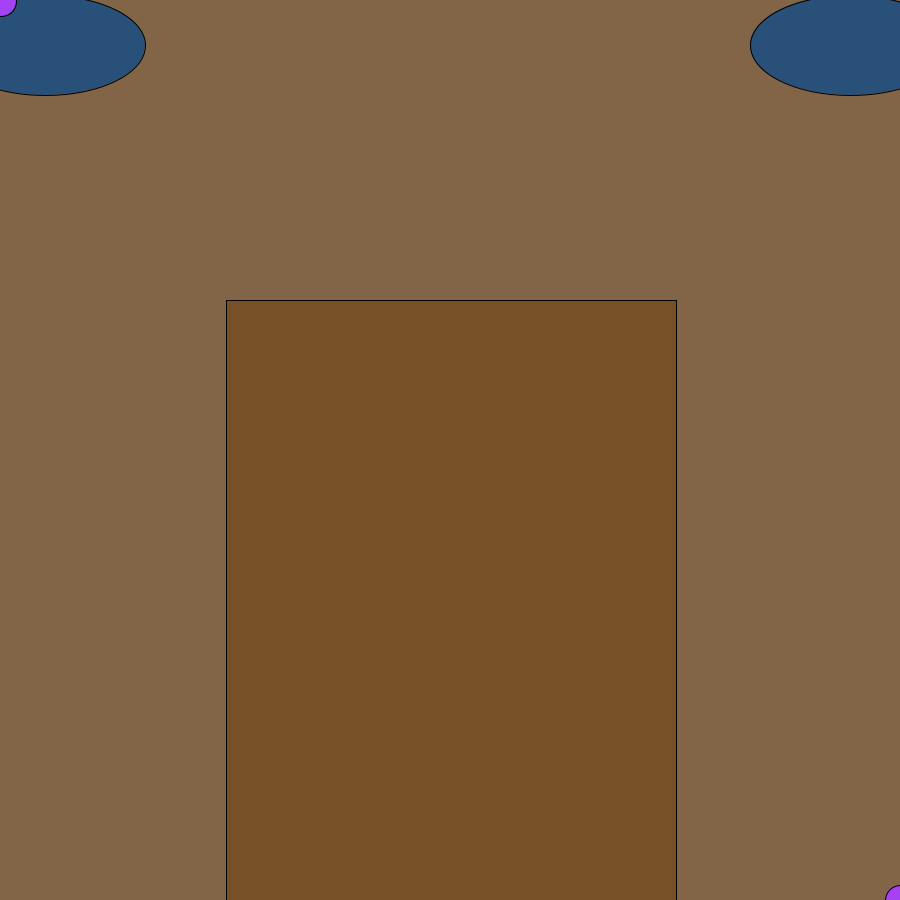
Frame 1 (no input)
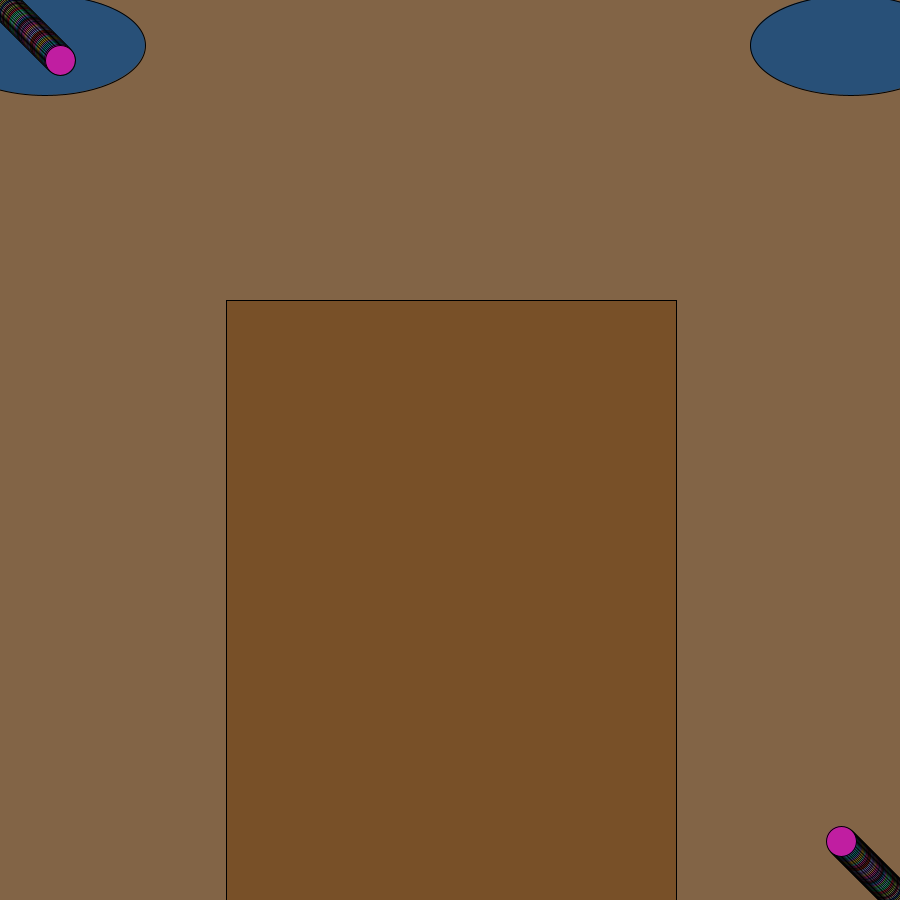
Frame 60 (the mouse pressed at the canvas centre just before this capture)
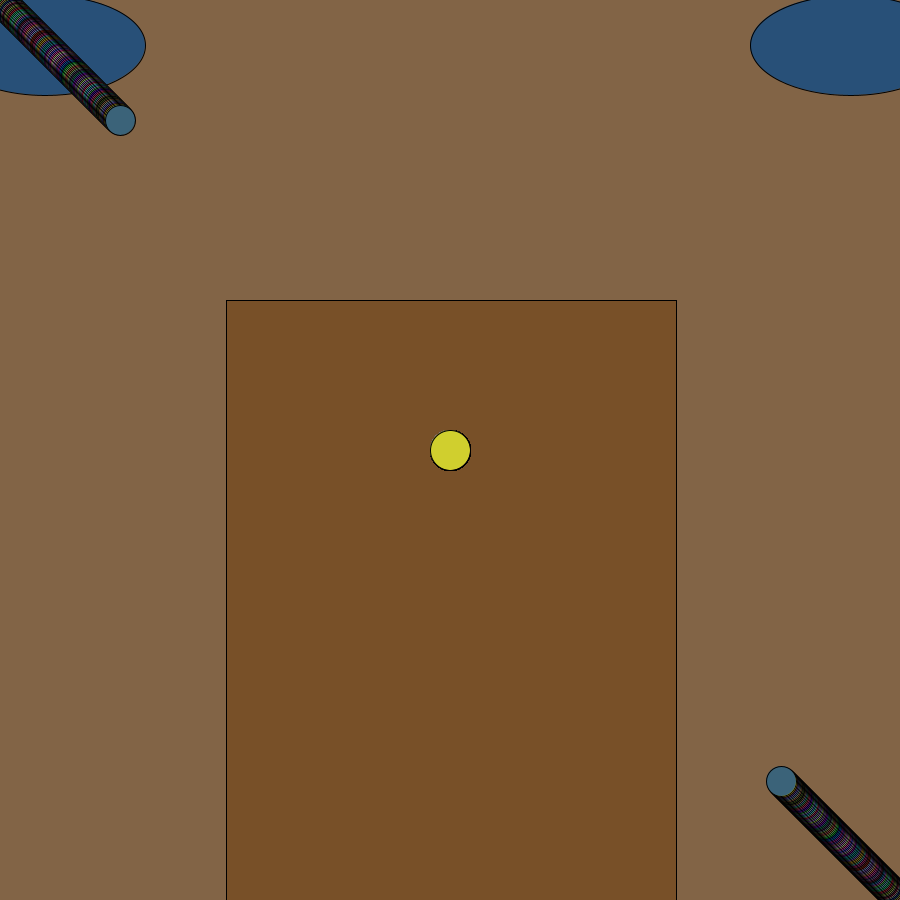
Frame 120 (the mouse held since frame 60 and released just before this capture)

The Processing sketch that drew these frames (run headless with seeded random() and noise(); from frame 60 on, the mouse is pressed at the canvas centre):

// Processing sketch: COLOURS
// ── COLOURS.pde
void setup() {
size( 900, 900);
background( 130, 100, 70);
fill( 40, 80, 120);
ellipse( 45, 45, 200, 100);
fill(120, 80, 40);
rect(226, 300, 450,600 );
fill( 40, 80, 120);
ellipse( 850, 45, 200, 100);
}
int w = 1;
int q = 1;
int f = 900;
int g = 900;

void draw () {
  if (mousePressed)
  {
    ellipse (mouseX, mouseY, 40, 40);
  }
  int rand = (int) random (256);
int rand2 = (int) random (256);
int rand3 = (int) random (256);
fill ( rand, rand2, rand3);
ellipse ( q, w, 30, 30);
q++;
w++;
ellipse (f, g, 30, 30);
f--;
g--;
}
